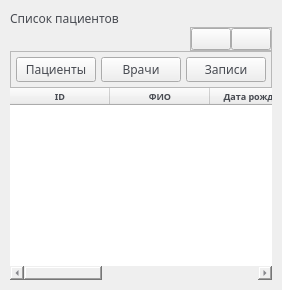
            <widget class="QWidget" name="ReportpagePatients">
             <property name="maximumSize">
              <size>
               <width>16777215</width>
               <height>16777215</height>
              </size>
             </property>
             <layout class="QVBoxLayout" name="verticalLayout_11">
              <property name="spacing">
               <number>5</number>
              </property>
              <property name="leftMargin">
               <number>10</number>
              </property>
              <property name="topMargin">
               <number>10</number>
              </property>
              <property name="rightMargin">
               <number>10</number>
              </property>
              <property name="bottomMargin">
               <number>10</number>
              </property>
              <item>
               <widget class="QWidget" name="TablePatients" native="true">
                <layout class="QVBoxLayout" name="verticalLayout_10">
                 <property name="spacing">
                  <number>0</number>
                 </property>
                 <property name="leftMargin">
                  <number>0</number>
                 </property>
                 <property name="topMargin">
                  <number>0</number>
                 </property>
                 <property name="rightMargin">
                  <number>0</number>
                 </property>
                 <property name="bottomMargin">
                  <number>0</number>
                 </property>
                 <item>
                  <widget class="QLabel" name="Label">
                   <property name="font">
                    <font>
                     <family>Segoe UI Semibold</family>
                     <pointsize>9</pointsize>
                    </font>
                   </property>
                   <property name="styleSheet">
                    <string notr="true">color:#474A51;</string>
                   </property>
                   <property name="text">
                    <string>Список пациентов</string>
                   </property>
                  </widget>
                 </item>
                 <item alignment="Qt::AlignRight">
                  <widget class="QFrame" name="TopBarRight">
                   <property name="frameShape">
                    <enum>QFrame::StyledPanel</enum>
                   </property>
                   <property name="frameShadow">
                    <enum>QFrame::Raised</enum>
                   </property>
                   <layout class="QHBoxLayout" name="horizontalLayout_7" stretch="0,0">
                    <property name="spacing">
                     <number>0</number>
                    </property>
                    <property name="leftMargin">
                     <number>0</number>
                    </property>
                    <property name="topMargin">
                     <number>0</number>
                    </property>
                    <property name="rightMargin">
                     <number>0</number>
                    </property>
                    <property name="bottomMargin">
                     <number>0</number>
                    </property>
                    <item>
                     <widget class="QPushButton" name="Edit">
                      <property name="text">
                       <string/>
                      </property>
                      <property name="icon">
                       <iconset>
                        <normaloff>../resources/edit.png</normaloff>../resources/edit.png</iconset>
                      </property>
                      <property name="iconSize">
                       <size>
                        <width>24</width>
                        <height>24</height>
                       </size>
                      </property>
                     </widget>
                    </item>
                    <item>
                     <widget class="QPushButton" name="Delete">
                      <property name="minimumSize">
                       <size>
                        <width>0</width>
                        <height>0</height>
                       </size>
                      </property>
                      <property name="text">
                       <string/>
                      </property>
                      <property name="icon">
                       <iconset>
                        <normaloff>../resources/Delete.png</normaloff>../resources/Delete.png</iconset>
                      </property>
                      <property name="iconSize">
                       <size>
                        <width>24</width>
                        <height>24</height>
                       </size>
                      </property>
                     </widget>
                    </item>
                   </layout>
                  </widget>
                 </item>
                 <item alignment="Qt::AlignLeft">
                  <widget class="QFrame" name="TopBarLeft">
                   <property name="frameShape">
                    <enum>QFrame::StyledPanel</enum>
                   </property>
                   <property name="frameShadow">
                    <enum>QFrame::Raised</enum>
                   </property>
                   <layout class="QHBoxLayout" name="horizontalLayout_11">
                    <property name="spacing">
                     <number>5</number>
                    </property>
                    <property name="leftMargin">
                     <number>5</number>
                    </property>
                    <property name="topMargin">
                     <number>5</number>
                    </property>
                    <property name="rightMargin">
                     <number>5</number>
                    </property>
                    <property name="bottomMargin">
                     <number>5</number>
                    </property>
                    <item alignment="Qt::AlignLeft">
                     <widget class="QPushButton" name="Table1">
                      <property name="font">
                       <font>
                        <family>Segoe UI Semibold</family>
                       </font>
                      </property>
                      <property name="styleSheet">
                       <string notr="true">color:#474A51;</string>
                      </property>
                      <property name="text">
                       <string>Пациенты</string>
                      </property>
                     </widget>
                    </item>
                    <item alignment="Qt::AlignLeft">
                     <widget class="QPushButton" name="Table2">
                      <property name="font">
                       <font>
                        <family>Segoe UI Semibold</family>
                       </font>
                      </property>
                      <property name="styleSheet">
                       <string notr="true">color:#474A51;</string>
                      </property>
                      <property name="text">
                       <string>Врачи</string>
                      </property>
                     </widget>
                    </item>
                    <item alignment="Qt::AlignHCenter">
                     <widget class="QPushButton" name="Table3">
                      <property name="font">
                       <font>
                        <family>Segoe UI Semibold</family>
                       </font>
                      </property>
                      <property name="styleSheet">
                       <string notr="true">color:#474A51;</string>
                      </property>
                      <property name="text">
                       <string>Записи</string>
                      </property>
                     </widget>
                    </item>
                   </layout>
                  </widget>
                 </item>
                 <item>
                  <widget class="QTableWidget" name="tableWidgetPatients">
                   <property name="maximumSize">
                    <size>
                     <width>16777215</width>
                     <height>16777215</height>
                    </size>
                   </property>
                   <property name="styleSheet">
                    <string notr="true">border-radius:12px;
color: #474A51;</string>
                   </property>
                   <column>
                    <property name="text">
                     <string>ID</string>
                    </property>
                    <property name="font">
                     <font>
                      <family>Segoe UI Semilight</family>
                      <pointsize>7</pointsize>
                      <weight>75</weight>
                      <bold>true</bold>
                     </font>
                    </property>
                    <property name="foreground">
                     <brush brushstyle="NoBrush">
                      <color alpha="255">
                       <red>71</red>
                       <green>74</green>
                       <blue>81</blue>
                      </color>
                     </brush>
                    </property>
                   </column>
                   <column>
                    <property name="text">
                     <string>ФИО</string>
                    </property>
                    <property name="font">
                     <font>
                      <family>Segoe UI Semilight</family>
                      <pointsize>7</pointsize>
                      <weight>75</weight>
                      <bold>true</bold>
                     </font>
                    </property>
                    <property name="foreground">
                     <brush brushstyle="NoBrush">
                      <color alpha="255">
                       <red>71</red>
                       <green>74</green>
                       <blue>81</blue>
                      </color>
                     </brush>
                    </property>
                   </column>
                   <column>
                    <property name="text">
                     <string>Дата рождения</string>
                    </property>
                    <property name="font">
                     <font>
                      <family>Segoe UI Semilight</family>
                      <pointsize>7</pointsize>
                      <weight>75</weight>
                      <bold>true</bold>
                     </font>
                    </property>
                    <property name="foreground">
                     <brush brushstyle="NoBrush">
                      <color alpha="255">
                       <red>71</red>
                       <green>74</green>
                       <blue>81</blue>
                      </color>
                     </brush>
                    </property>
                   </column>
                   <column>
                    <property name="text">
                     <string>Адрес</string>
                    </property>
                    <property name="font">
                     <font>
                      <family>Segoe UI Semilight</family>
                      <pointsize>7</pointsize>
                      <weight>75</weight>
                      <bold>true</bold>
                     </font>
                    </property>
                    <property name="foreground">
                     <brush brushstyle="NoBrush">
                      <color alpha="255">
                       <red>71</red>
                       <green>74</green>
                       <blue>81</blue>
                      </color>
                     </brush>
                    </property>
                   </column>
                   <column>
                    <property name="text">
                     <string>Пол</string>
                    </property>
                    <property name="font">
                     <font>
                      <family>Segoe UI Semilight</family>
                      <pointsize>7</pointsize>
                      <weight>75</weight>
                      <bold>true</bold>
                     </font>
                    </property>
                    <property name="foreground">
                     <brush brushstyle="NoBrush">
                      <color alpha="255">
                       <red>71</red>
                       <green>74</green>
                       <blue>81</blue>
                      </color>
                     </brush>
                    </property>
                   </column>
                   <column>
                    <property name="text">
                     <string>Номер телефона</string>
                    </property>
                    <property name="font">
                     <font>
                      <family>Segoe UI Semilight</family>
                      <pointsize>7</pointsize>
                      <weight>75</weight>
                      <bold>true</bold>
                     </font>
                    </property>
                    <property name="foreground">
                     <brush brushstyle="NoBrush">
                      <color alpha="255">
                       <red>71</red>
                       <green>74</green>
                       <blue>81</blue>
                      </color>
                     </brush>
                    </property>
                   </column>
                  </widget>
                 </item>
                </layout>
               </widget>
              </item>
             </layout>
            </widget>
